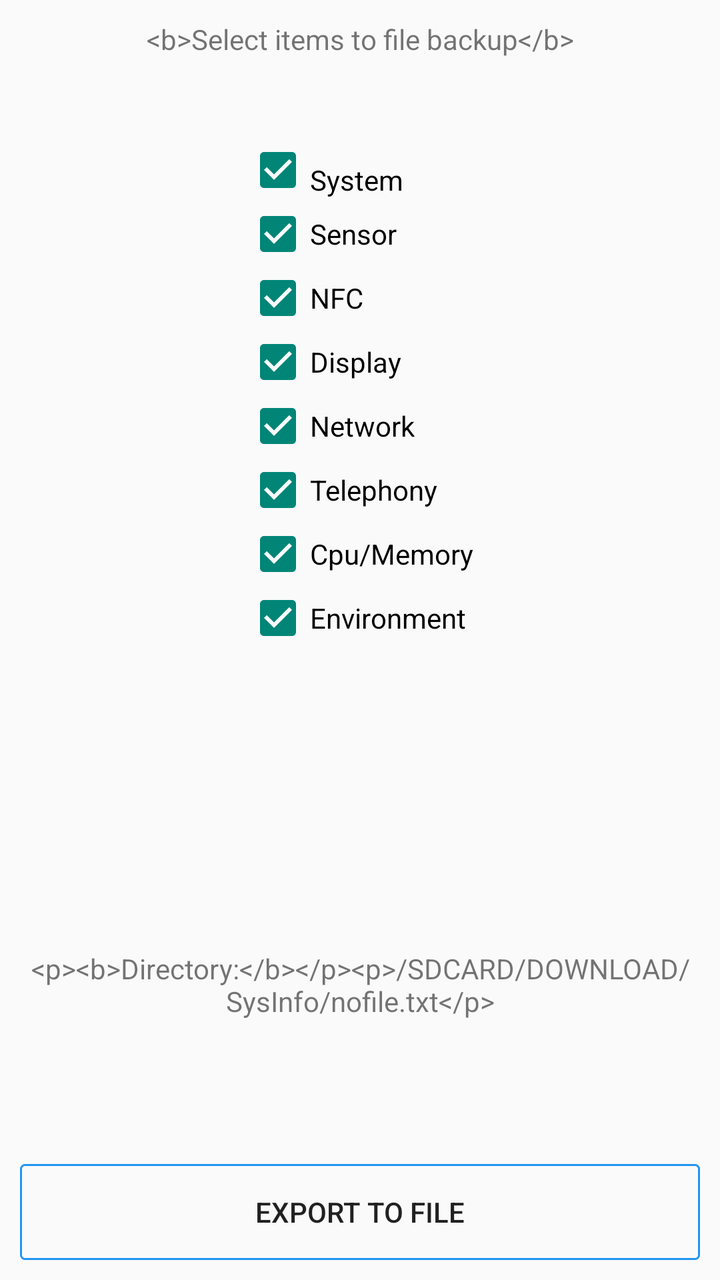
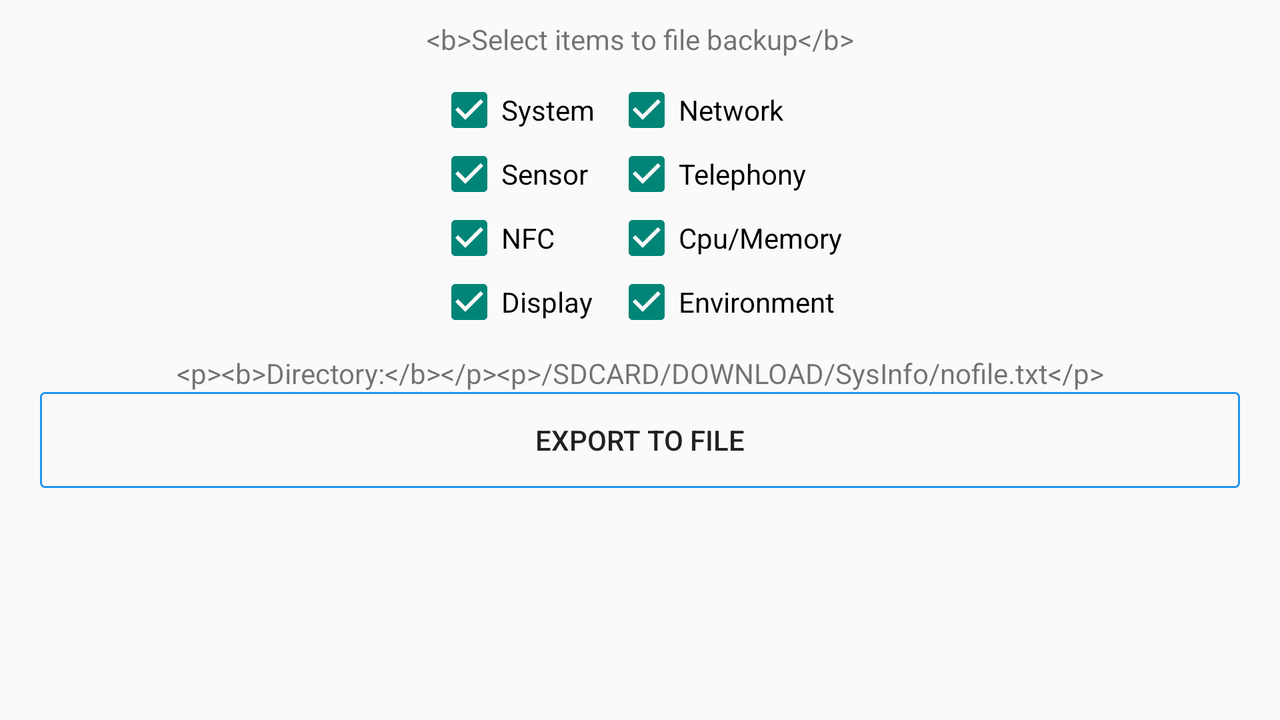

Compare how this app lays out the same screen by default and in its alternative resource folder. The renders come first, then the two layout files and the values they reference.
<!-- AndroidManifest.xml: application theme AppThemeMaterial -->
<!-- res/layout/fragment_export.xml -->
<?xml version="1.0" encoding="utf-8"?>
<android.support.v7.widget.LinearLayoutCompat xmlns:android="http://schemas.android.com/apk/res/android"
    android:layout_width="match_parent"
    android:layout_height="match_parent"
    android:orientation="vertical">


    <android.support.v7.widget.AppCompatTextView
       	android:id="@+id/infosaveview"
        android:layout_width="match_parent"
        android:layout_height="wrap_content"
        android:layout_marginTop="10dip"
		android:layout_marginBottom="10dip"
        android:paddingBottom="30dp"
        android:gravity="center"
        android:text="@string/infosaveview"/>

    <android.support.v7.widget.LinearLayoutCompat
        android:layout_width="wrap_content"
        android:layout_height="wrap_content"
        android:orientation="vertical"
        android:layout_gravity="center">
    <android.support.v7.widget.AppCompatCheckBox android:id="@+id/checkbox_sys"
        android:checked="true"
        android:layout_width="wrap_content"
        android:layout_height="wrap_content"
        android:paddingTop="10dp"
        android:text="@string/sys"/>
    <android.support.v7.widget.AppCompatCheckBox android:id="@+id/checkbox_sensor"
        android:checked="true"
        android:layout_width="wrap_content"
        android:layout_height="wrap_content"
        android:text="@string/sensor"/>
    <android.support.v7.widget.AppCompatCheckBox android:id="@+id/checkbox_nfc"
        android:checked="true"
        android:layout_width="wrap_content"
        android:layout_height="wrap_content"
        android:text="@string/nfc"/>
    <android.support.v7.widget.AppCompatCheckBox android:id="@+id/checkbox_screen"
        android:checked="true"
        android:layout_width="wrap_content"
        android:layout_height="wrap_content"
        android:text="@string/screen"/>
    <android.support.v7.widget.AppCompatCheckBox android:id="@+id/checkbox_network"
        android:checked="true"
        android:layout_width="wrap_content"
        android:layout_height="wrap_content"
        android:text="@string/network"/>
    <android.support.v7.widget.AppCompatCheckBox android:id="@+id/checkbox_phone"
        android:checked="true"
        android:layout_width="wrap_content"
        android:layout_height="wrap_content"
        android:text="@string/phone"/>
    <android.support.v7.widget.AppCompatCheckBox android:id="@+id/checkbox_cpumem"
        android:checked="true"
        android:layout_width="wrap_content"
        android:layout_height="wrap_content"
        android:text="@string/cpumem"/>
    <android.support.v7.widget.AppCompatCheckBox android:id="@+id/checkbox_environment"
        android:checked="true"
        android:layout_width="wrap_content"
        android:layout_height="wrap_content"
        android:text="@string/devellopement"/>
    </android.support.v7.widget.LinearLayoutCompat>


	<RelativeLayout
	    android:layout_width="match_parent"
	    android:layout_height="match_parent" >
	    
	    <android.support.v7.widget.AppCompatTextView
        		android:id="@+id/directoryview"
        		android:layout_width="match_parent"
        		android:layout_height="match_parent"
        		android:layout_marginTop="20dip"
        		android:contentDescription="@string/dir"
        		android:gravity="center"
        		android:text="@string/dir"/>
	    
	    <android.support.v7.widget.AppCompatButton
                android:id="@+id/buttonSave"
				android:background="@drawable/button_border"
				android:foreground="?android:attr/selectableItemBackground"
	            android:layout_width="match_parent"
	        	android:layout_height="wrap_content"
				android:layout_margin="10dp"
	        	android:text="@string/sauvegarde"
	        	android:layout_alignParentBottom="true" />
	</RelativeLayout>
</android.support.v7.widget.LinearLayoutCompat>
<!-- resources referenced by this layout -->
<resources>
  <!-- drawable button_border (drawable-xhdpi) -->
  <shape xmlns:android="http://schemas.android.com/apk/res/android"
      android:shape="rectangle" >
  
      <corners android:radius="2dp" />
      <stroke
          android:width="1dp"
          android:color="@color/PrimaryColor" />
  
  </shape>
  <string name="cpumem">Cpu/Memory</string>
  <string name="devellopement">Environment</string>
  <string name="dir">&lt;p&gt;&lt;b&gt;Directory:&lt;/b&gt;&lt;/p&gt;&lt;p&gt;/SDCARD/DOWNLOAD/SysInfo/nofile.txt&lt;/p&gt;</string>
  <string name="infosaveview">&lt;b&gt;Select items to file backup&lt;/b&gt;</string>
  <string name="network">Network</string>
  <string name="nfc">NFC</string>
  <string name="phone">Telephony</string>
  <string name="sauvegarde">Export to file</string>
  <string name="screen">Display</string>
  <string name="sensor">Sensor</string>
  <string name="sys">System</string>
  <style name="AppThemeMaterial" parent="Theme.AppCompat.Light.NoActionBar">
          
          <item name="android:windowNoTitle">true</item>
          <item name="android:windowActionBar">false</item>
          <item name="colorPrimary">@color/PrimaryColor</item>
          <item name="colorPrimaryDark">@color/PrimaryDarkColor</item>
          
          <item name="android:textColorSecondary">@color/white</item>
  
  
      </style>
  <color name="PrimaryColor">#2196F3</color>
  <color name="PrimaryDarkColor">#1976D2</color>
  <color name="white">#ffffff</color>
</resources>
<!-- res/layout-land/fragment_export.xml (the repository's variant of the layout above) -->
<!-- drawn on the phone turned sideways -->
<?xml version="1.0" encoding="utf-8"?>
<ScrollView xmlns:android="http://schemas.android.com/apk/res/android"
    android:layout_width="match_parent"
    android:layout_height="match_parent">
    <LinearLayout
        android:layout_width="match_parent"
        android:layout_height="match_parent"
        android:orientation="vertical"
        android:padding="10dp">

        <TextView
            android:id="@+id/infosaveview"
            android:layout_width="match_parent"
            android:layout_height="wrap_content"
            android:layout_marginBottom="10dp"
            android:gravity="center"
            android:text="@string/infosaveview"/>


        <LinearLayout
            android:layout_width="wrap_content"
            android:layout_height="wrap_content"
            android:layout_gravity="center"
            android:orientation="horizontal">

            <LinearLayout
                android:layout_width="wrap_content"
                android:layout_height="wrap_content"
                android:layout_weight="1"
                android:orientation="vertical">

                <CheckBox
                    android:id="@+id/checkbox_sys"
                    android:layout_width="wrap_content"
                    android:layout_height="wrap_content"
                    android:checked="true"
                    android:text="@string/sys" />

                <CheckBox
                    android:id="@+id/checkbox_sensor"
                    android:layout_width="wrap_content"
                    android:layout_height="wrap_content"
                    android:checked="true"
                    android:text="@string/sensor" />

                <CheckBox
                    android:id="@+id/checkbox_nfc"
                    android:layout_width="wrap_content"
                    android:layout_height="wrap_content"
                    android:checked="true"
                    android:text="@string/nfc" />

                <CheckBox
                    android:id="@+id/checkbox_screen"
                    android:layout_width="wrap_content"
                    android:layout_height="wrap_content"
                    android:checked="true"
                    android:text="@string/screen" />
            </LinearLayout>

            <LinearLayout
                android:layout_width="wrap_content"
                android:layout_height="wrap_content"
                android:layout_weight="1"
                android:orientation="vertical"
                android:layout_marginLeft="10dp">

                <CheckBox
                    android:id="@+id/checkbox_network"
                    android:layout_width="wrap_content"
                    android:layout_height="wrap_content"
                    android:checked="true"
                    android:text="@string/network" />

                <CheckBox
                    android:id="@+id/checkbox_phone"
                    android:layout_width="wrap_content"
                    android:layout_height="wrap_content"
                    android:checked="true"
                    android:text="@string/phone" />

                <CheckBox
                    android:id="@+id/checkbox_cpumem"
                    android:layout_width="wrap_content"
                    android:layout_height="wrap_content"
                    android:checked="true"
                    android:text="@string/cpumem" />

                <CheckBox
                    android:id="@+id/checkbox_environment"
                    android:layout_width="wrap_content"
                    android:layout_height="wrap_content"
                    android:checked="true"
                    android:text="@string/devellopement" />
            </LinearLayout>

        </LinearLayout>


        <RelativeLayout
            android:layout_width="match_parent"
            android:layout_height="wrap_content"
            android:layout_margin="10dp">

            <TextView
                android:id="@+id/directoryview"
                android:layout_width="match_parent"
                android:layout_height="wrap_content"
                android:contentDescription="@string/dir"
                android:gravity="center"
                android:text="@string/dir"/>

            <Button android:id="@+id/buttonSave"
                android:background="@drawable/button_border"
                android:foreground="?android:attr/selectableItemBackground"
                android:layout_below="@+id/directoryview"
                android:layout_width="match_parent"
                android:layout_height="wrap_content"
                android:text="@string/sauvegarde"
                android:layout_alignParentBottom="true" />
        </RelativeLayout>
    </LinearLayout>
</ScrollView>
